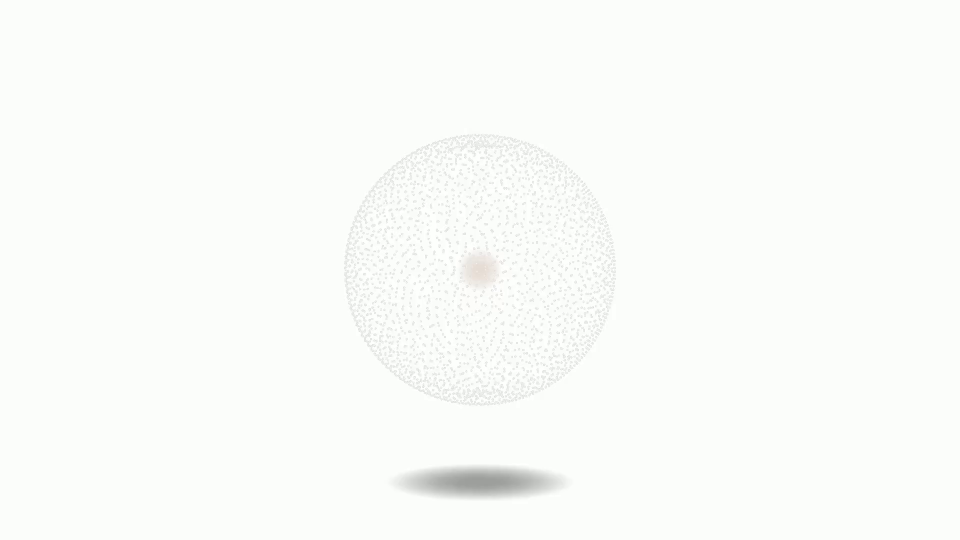
#> input picture frame 0 of hero_particle_avc1.mp4, 1920 x 1080 px, given in place of mdx-reference.mov, which was not available (shown at 1/2 size)
$ python analyze_both_videos.py
#> lines starting #> are read from the running program, lines starting #| are printed output that depends on the picture; pictures that were not available may be replaced by others from this repository, and a replacement may not be noted
import cv2
import os
import numpy as np

def inspect_video(path, name):
#> called with path = 'references/mdx-reference.mov', name = 'MDX REFERENCE'
    cap = cv2.VideoCapture(path)
    fps = cap.get(cv2.CAP_PROP_FPS)
    count = int(cap.get(cv2.CAP_PROP_FRAME_COUNT))
    dur = count / fps
    print(f"=== {name} ===")
    print(f"FPS: {fps:.2f}, Count: {count}, Duration: {dur:.2f}s")

    # Sample every 0.5s
    for sec in np.arange(0, min(dur, 8.5), 0.5):
        frame_idx = int(sec * fps)
        cap.set(cv2.CAP_PROP_POS_FRAMES, frame_idx)
        ret, frame = cap.read()
        if ret:
            # Crop center/hero area
            h, w, _ = frame.shape
            # Hero object is around center-right
            hero_crop = frame[int(0.2*h):int(0.7*h), int(0.4*w):int(0.85*w)]
            gray = cv2.cvtColor(hero_crop, cv2.COLOR_BGR2GRAY)
            # Find dark/contrasting features (particles/shadow)
            # Background is light
            diff = 255 - gray
            pts = np.sum(diff > 35)
            print(f"  t={sec:4.1f}s (f={frame_idx:4d}): pts={pts:6d}, mean_val={gray.mean():.1f}, min={gray.min():3d}")
#> this loop made 1 pass
#> pts on pass 1: 1865
#|   t= 0.0s (f=   0): pts=  1865, mean_val=250.0, min=201
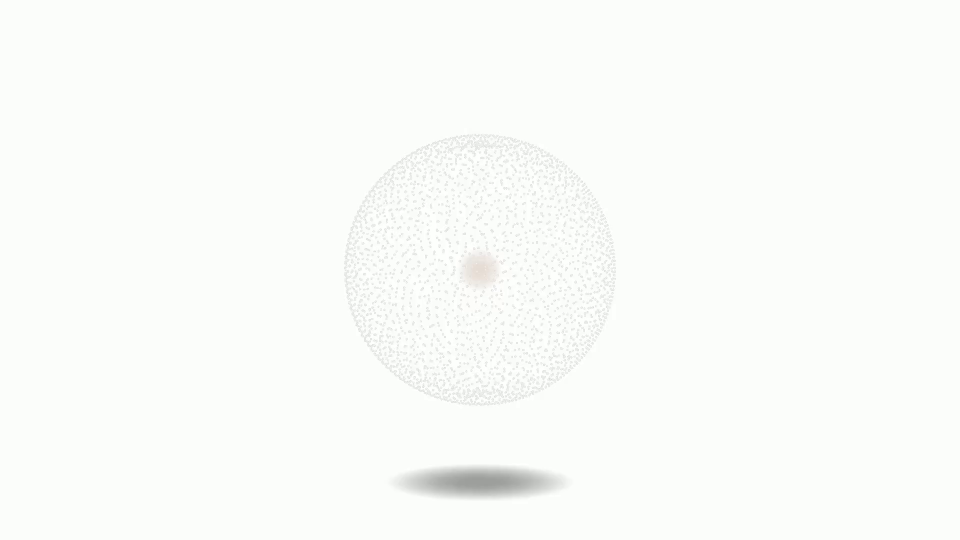
#> input picture frame 0 of hero_particle_avc1.mp4, 1920 x 1080 px, given in place of mdx-reference.mov, which was not available (shown at 1/2 size)
#> pass 1, in inspect_video, `hero_crop = frame[int(0.2*h):int(0.7*h), int(0.4*w):int(0.85*w)]`:
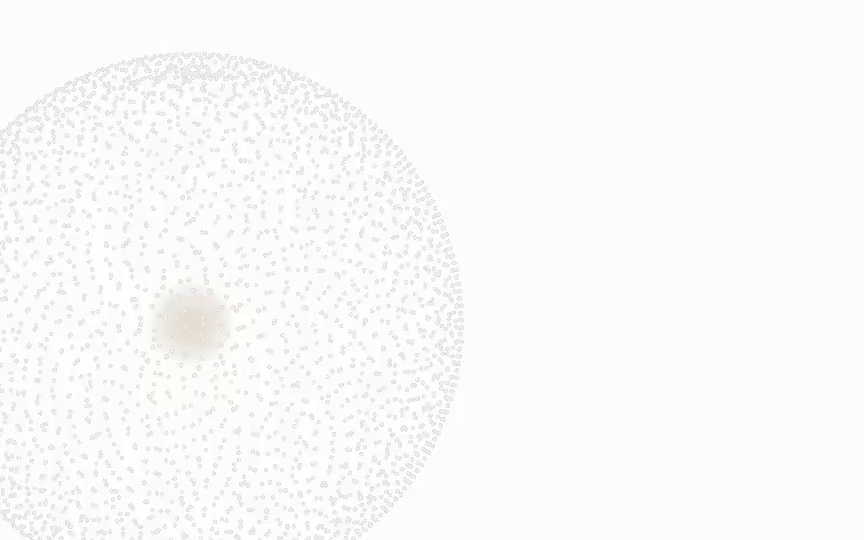
#> hero_crop: shape (540, 864, 3); mean B, G, R 248, 251, 249.1
#> pass 1, in inspect_video, `diff = 255 - gray`:
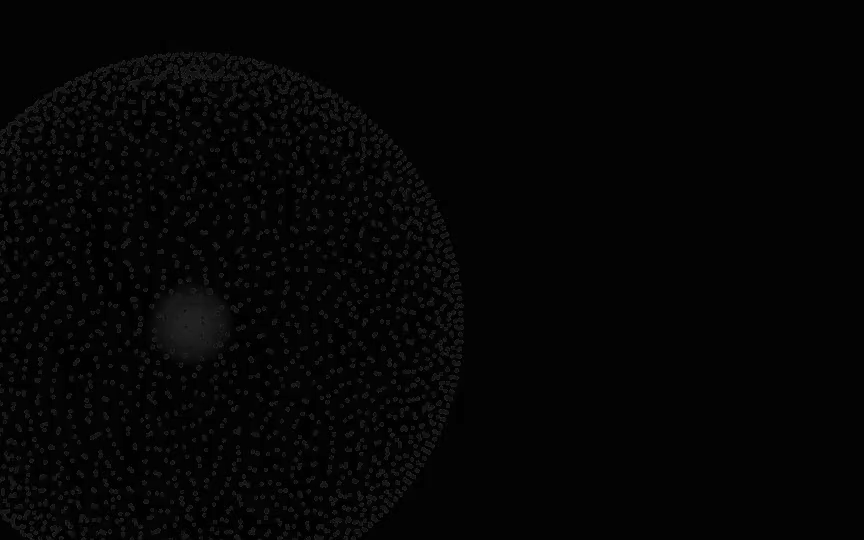
#> diff: shape (540, 864); min 0, max 54, mean 5
    cap.release()

inspect_video("references/mdx-reference.mov", "MDX REFERENCE")
inspect_video("references/current_recording.mov", "CURRENT RECORDING")
#> the loop in inspect_video (call 2), `for sec in np.arange(0, min(dur, 8.5), 0.5):` made 1 pass
#|   t= 0.0s (f=   0): pts=  1865, mean_val=250.0, min=201
